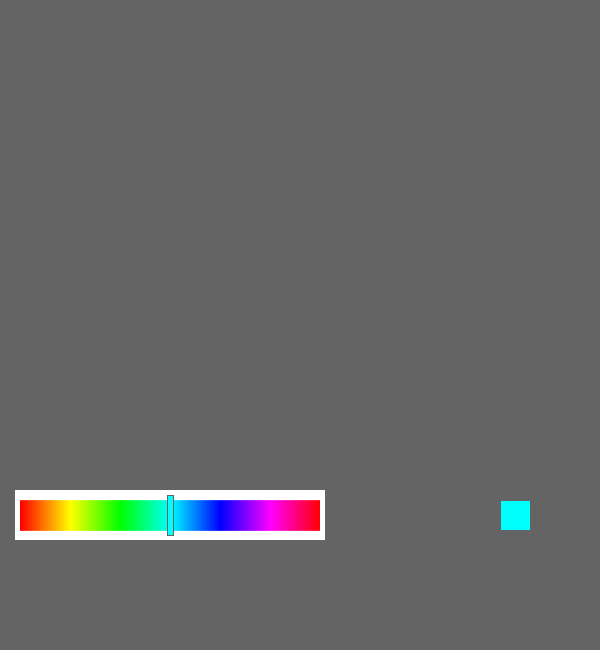
Frame 1 (no input)
Frame 60 (the mouse pressed at the canvas centre just before this capture): identical to frame 1, image omitted
Frame 120 (the mouse held since frame 60 and released just before this capture): identical to frame 1, image omitted

The Processing sketch that drew this single still picture (run headless with seeded random() and noise(); from frame 60 on, the mouse is pressed at the canvas centre):

// Processing sketch: processing_186139
// ── processing_186139.pde

//global values
float _barWidth=300.0;    //slider-bar width;
float _sliderPos=150.0;  //initial slider position
float _hueVal=map(_sliderPos,0.0,_barWidth,0.0,255.0);;  //initial hueValue
//float _satVal=map(_sliderPos,0.0,_barWidth,0.0,255.0);;  //initial brightValue
//float _brightVal=map(_sliderPos,0.0,_barWidth,0.0,255.0);;  //initial satValue


   
 
void setup(){
  background(100);
  size(600,650);
  colorMode(HSB);
  stroke(0,0,0);
  println(_hueVal);
}
 
void draw(){
  _hueVal= drawSlider(20.0,500.0,_barWidth,30.0,_hueVal); //where the bar is located
}
 
float drawSlider(float xPos, float yPos, float sWidth, float sHeight,float hueVal){
  fill(255);
  noStroke();
  rect(xPos-5,yPos-10,sWidth+10,sHeight+20);  //draw white background behind slider
   
  float sliderPos=map(hueVal,0.0,255.0,0.0,sWidth); //find the current sliderPosition from hueVal
   
  for(int i=0;i<sWidth;i++){  //draw 1 line for each hueValue from 0-255
      hueVal=map(i,0.0,sWidth,0.0,255.0);  //get hueVal for each position in the bar
      stroke(hueVal,255,255);
      line(xPos+i,yPos,xPos+i,yPos+sHeight);
  }
  if(mousePressed && mouseX>xPos && mouseX<(xPos+sWidth) && mouseY>yPos && mouseY <yPos+sHeight){
     sliderPos=mouseX-xPos;
  }
  stroke(100);
  hueVal=map(sliderPos,0.0,sWidth,0.0,255.0);
  fill(hueVal,255,255);
  rect(sliderPos+xPos-3,yPos-5,6,sHeight+10);
  rect(sWidth+200, yPos, sHeight,sHeight); //where the small square is located
  return hueVal;
}
// _satVal= drawSlider(20.0,550.0,_barWidth,30.0,_satVal); //where the bar is located
//}
 
//float drawSlider(float xPos, float yPos, float sWidth, float sHeight,float satVal){
  //fill(255);
  //noStroke();
  //rect(xPos-5,yPos-10,sWidth+10,sHeight+20);  //draw white background behind slider
   
  //float sliderPos=map(satVal,0.0,255.0,0.0,sWidth); //find the current sliderPosition from hueVal
   
  //for(int h=0;h<sWidth;h++){  //draw 1 line for each hueValue from 0-255
     // hueVal=map(h,0.0,sWidth,0.0,255.0);  //get hueVal for each position in the bar
      //stroke(255,satVal,255);
      //line(xPos+h,yPos,xPos+h,yPos+sHeight);
 // }
  //if(mousePressed && mouseX>xPos && mouseX<(xPos+sWidth) && mouseY>yPos && mouseY <yPos+sHeight){
    // sliderPos=mouseX-xPos;
  //}
  //stroke(100);
  //satVal=map(sliderPos,0.0,sWidth,0.0,255.0);
  //fill(255,satVal,255);
  //rect(sliderPos+xPos-3,yPos-5,6,sHeight+10);
  //rect(sWidth+200, yPos, sHeight,sHeight); //where the small square is located
  //return satVal;
//}
